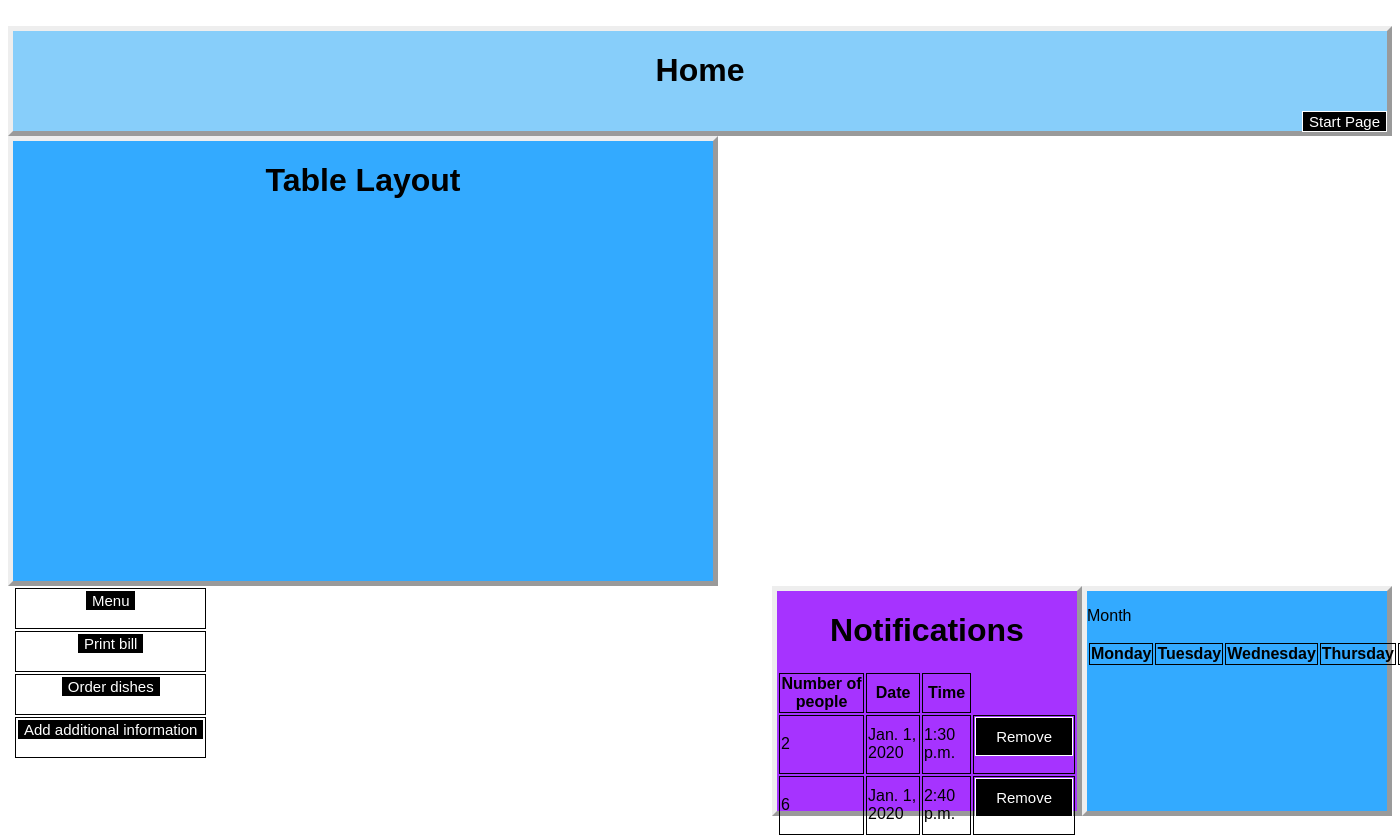
Before: /staffhome/ with the older database file.
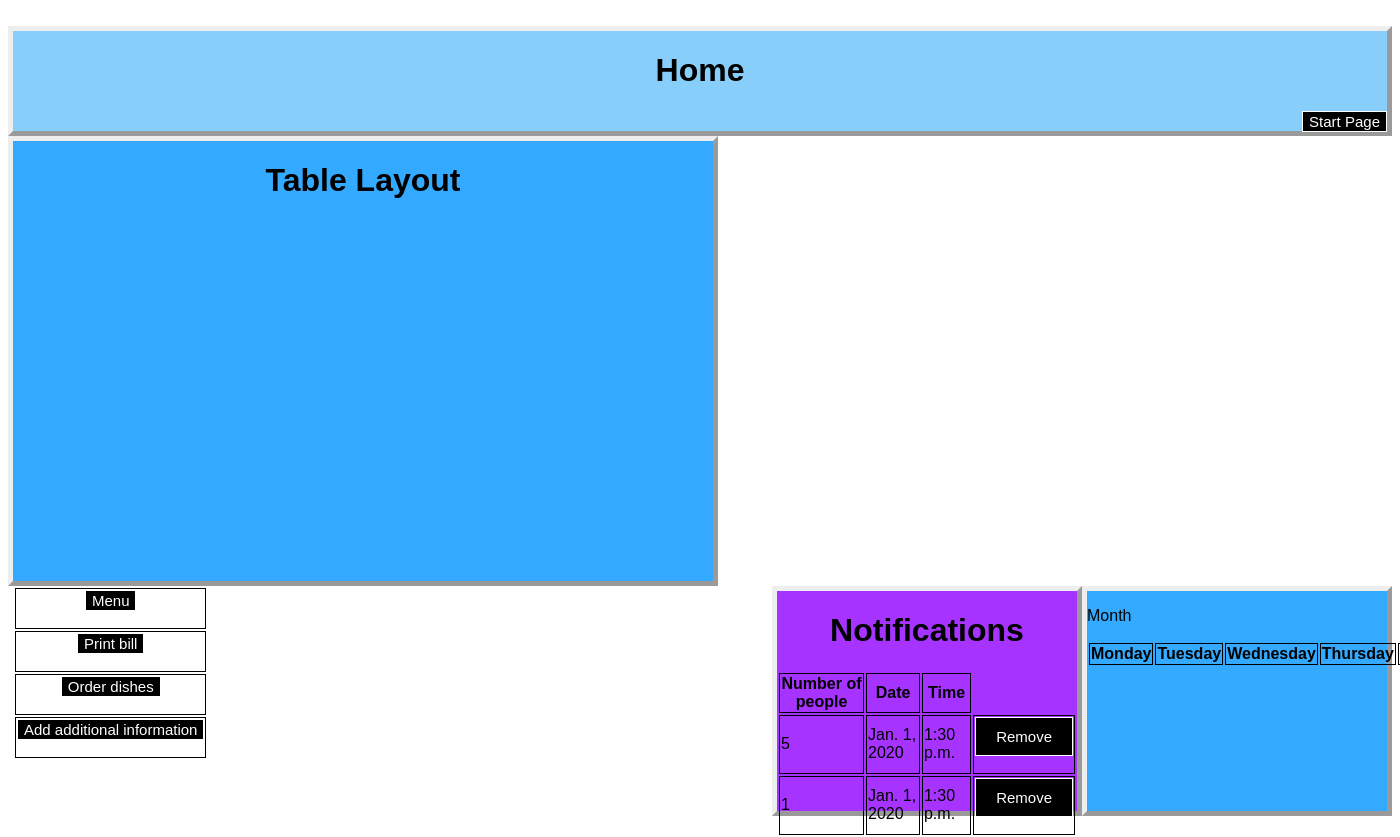
After: the same page with the newer database file.
### bookings/models.py (models this page shows, shortened)
class Reservation(models.Model):
    reservationID = models.AutoField(primary_key=True, unique=True)
    no_of_people = models.PositiveIntegerField()
    date_of_booking = models.DateField(default=datetime.now)
    time_of_booking = models.TimeField()

### bookings/views.py (the view, shortened to what this page needs)
# urls.py: re_path(r'staffhome/$', views.staffhome, name='staffhome'),
def staffhome(request):
    class Notifications:
        def __init__(self):
            self.queue = list()
            self.front = 0
            self.rear = 0
            self.maxSize = 6
            self.size = len(self.queue)
            QueueFull = False
    reservations = Reservation.objects.all()
    context = {'reservations' : reservations}
    return render(request, 'bookings/staffhome.html', context)

### bookings/templates/bookings/staffhome.html (shortened to what this page needs)
﻿<html>
<head>
    {% load staticfiles %}
    <link rel="stylesheet" type="text/css" href="{% static 'staffhomestyle.css' %}" />
</head>
<body>
    <div class="navbar">
        <h1 align="center"><b>Home</b></h1>
        <form align="right" action="/">
            <input class="startbutton" type="submit" value="Start Page"/>
        </form>
    </div>
    <div class="tablelayout">
        <h1 align="center">Table Layout</h1>
    </div>
    <div class="buttons">
        <table>
            <tr>
                <td><form align="center" action="/menu">
                    <input class="button" type="submit" value="Menu"/>
                    </form>
                </td>
            </tr>
            <tr>
                <td><form align="center">
                    <input class="button" type="submit" value="Print bill"/>
                    </form>
                </td>
            </tr>
            <tr>
                <td><form align="center">
                    <input class="button" type="submit" value="Order dishes"/>
                    </form>
                </td>
            </tr>
            <tr>
                <td><form align="center">
                    <input class="button" type="submit" value="Add additional information"/>
                    </form>
                </td>
            </tr>
        </table>
    </div>
    <div class="calendar">
        <div class="months">
            <p>Month</p>
        </div>
        <table>
            <tr>
                <th>Monday</th>
                <th>Tuesday</th>
                <th>Wednesday</th>
                <th>Thursday</th>
                <th>Friday</th>
            </tr>
        </table>
    </div>
    <div class="notifications">
        <h1 align="center">Notifications</h1>
        <table>
            <tr>
                <th>Number of people</th>
                <th>Date</th>
                <th>Time</th>
            </tr>
        {% for reservation in reservations %}
            <tr>
                <td>{{ reservation.no_of_people }}</td>
                <td>{{ reservation.date_of_booking }}</td>
                <td>{{ reservation.time_of_booking }}</td>
                <td><form align="center" action="staffhome/">
                <input class="removebtn" type="submit" value="Remove"/>
                </form></td>
            </tr>
        {% endfor %}
        </table>
    </div>
</body>
</html>

### bookings/static/staffhomestyle.css (style rules this page uses)
body { font-family: Arial, Helvetica, sans-serif; }
.navbar { border-style: outset; border-width: 5px; background-color: lightskyblue; align-items: center; height: 100px; margin: auto; }
.startbutton { font-size: 15px; text-decoration: none; background-color: black; color: white; transition-duration: 0.5s; cursor: pointer; border: 1px solid white; }
.tablelayout { border-style: outset; border-width: 5px; background-color: #33AAFF; width: 700px; height: 440px; align-items: center; float: left; }
.buttons { border-style: outset; border-width: 5px; background-color: #33AAFF; width: 700px; height: 440px; align-items: center; right: 50px; }
.button { font-size: 15px; text-decoration: none; background-color: black; color: white; transition-duration: 0.5s; cursor: pointer; border: 1px solid white; }
.calendar { border-style: outset; border-width: 5px; background-color: #33AAFF; width: 300px; height: 220px; align-items: center; float: right; }
.table, th, td { border: 1px solid black; align-self: center; }
.notifications { border-style: outset; border-width: 5px; background-color: #A633FF; align-items: center; left: 10px; width: 300px; height: 220px; float: right; }
.removebtn { padding: 10px 20px; font-size: 15px; text-decoration: none; background-color: black; color: white; transition-duration: 0.5s; cursor: pointer; border: 1px solid white; }

Changed rows visible on the page:
removed Reservation: no_of_people "2", date_of_booking "Jan. 1, 2020", time_of_booking "1:30 p.m."
removed Reservation: no_of_people "6", date_of_booking "Jan. 1, 2020", time_of_booking "2:40 p.m."
added Reservation: no_of_people "5", date_of_booking "Jan. 1, 2020", time_of_booking "1:30 p.m."
added Reservation: no_of_people "1", date_of_booking "Jan. 1, 2020", time_of_booking "1:30 p.m."
